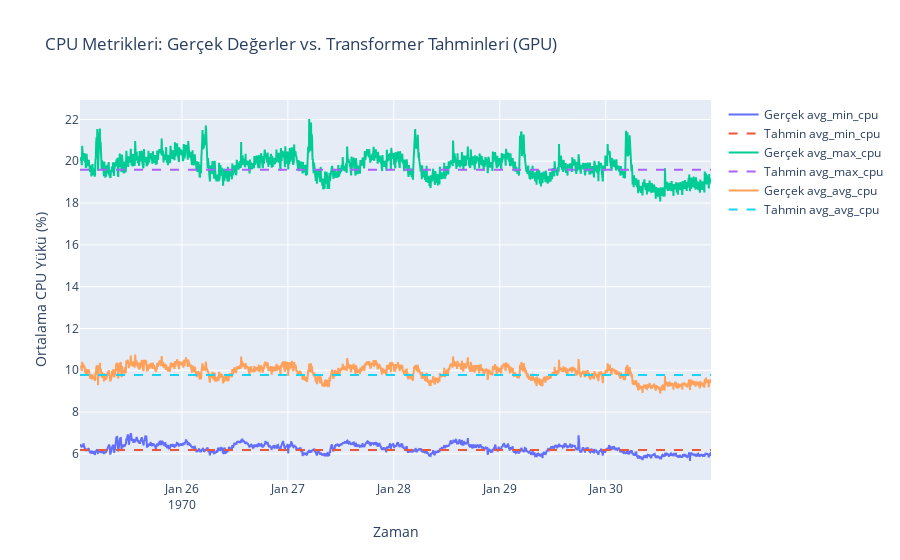

The notebook cell this image was saved under:
### Markdown cell above
## Adım 7: Sonuçları Görselleştirme

### Code cell
fig = go.Figure()

for i, column in enumerate(target_columns):
    fig.add_trace(go.Scatter(
        x=df.index[train_size+lookback:],
        y=y_test_original_scale[:, i],
        mode='lines',
        name=f'Gerçek {column}'
    ))
    fig.add_trace(go.Scatter(
        x=df.index[train_size+lookback:],
        y=predictions_original_scale[:, i],
        mode='lines',
        name=f'Tahmin {column}',
        line=dict(dash='dash')
    ))

fig.update_layout(
    title='CPU Metrikleri: Gerçek Değerler vs. Transformer Tahminleri (GPU)',
    xaxis_title='Zaman',
    yaxis_title='Ortalama CPU Yükü (%)'
)

fig.show()

### Figure 1 — Plotly figure (JSON) as saved in the notebook; plotly's stock layout.template omitted (floating-point values rounded to 4 significant figures; data arrays with more than 128 entries replaced by an {"elided": "..."} marker saying what was removed)
{"data": [{"mode": "lines", "name": "Gerçek avg_min_cpu", "type": "scatter", "x": {"elided": "1716 str values"}, "y": {"elided": "1716 float values"}}, {"line": {"dash": "dash"}, "mode": "lines", "name": "Tahmin avg_min_cpu", "type": "scatter", "x": {"elided": "1716 str values"}, "y": {"elided": "1716 float values"}}, {"mode": "lines", "name": "Gerçek avg_max_cpu", "type": "scatter", "x": {"elided": "1716 str values"}, "y": {"elided": "1716 float values"}}, {"line": {"dash": "dash"}, "mode": "lines", "name": "Tahmin avg_max_cpu", "type": "scatter", "x": {"elided": "1716 str values"}, "y": {"elided": "1716 float values"}}, {"mode": "lines", "name": "Gerçek avg_avg_cpu", "type": "scatter", "x": {"elided": "1716 str values"}, "y": {"elided": "1716 float values"}}, {"line": {"dash": "dash"}, "mode": "lines", "name": "Tahmin avg_avg_cpu", "type": "scatter", "x": {"elided": "1716 str values"}, "y": {"elided": "1716 float values"}}], "layout": {"title": {"text": "CPU Metrikleri: Gerçek Değerler vs. Transformer Tahminleri (GPU)"}, "xaxis": {"title": {"text": "Zaman"}}, "yaxis": {"title": {"text": "Ortalama CPU Yükü (%)"}}}}
